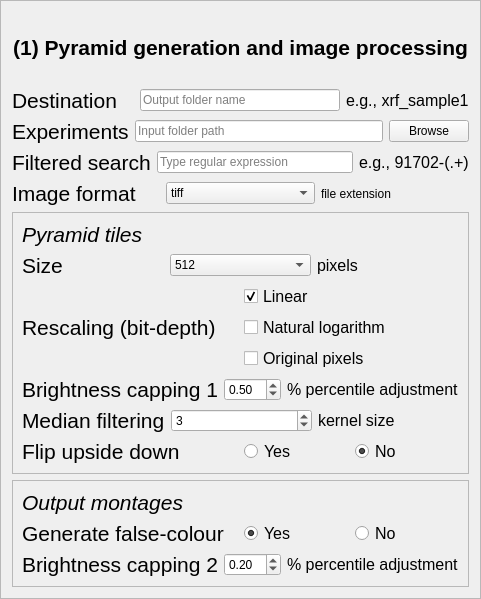
            <widget class="QFrame" name="frame_3">
             <property name="font">
              <font>
               <family>Arial</family>
              </font>
             </property>
             <property name="frameShape">
              <enum>QFrame::StyledPanel</enum>
             </property>
             <property name="frameShadow">
              <enum>QFrame::Raised</enum>
             </property>
             <layout class="QGridLayout" name="gridLayout_3">
              <item row="0" column="0">
               <layout class="QVBoxLayout" name="verticalLayout_2">
                <item>
                 <widget class="QLabel" name="title_1">
                  <property name="sizePolicy">
                   <sizepolicy hsizetype="Preferred" vsizetype="Fixed">
                    <horstretch>0</horstretch>
                    <verstretch>0</verstretch>
                   </sizepolicy>
                  </property>
                  <property name="minimumSize">
                   <size>
                    <width>0</width>
                    <height>70</height>
                   </size>
                  </property>
                  <property name="maximumSize">
                   <size>
                    <width>16777215</width>
                    <height>16777215</height>
                   </size>
                  </property>
                  <property name="font">
                   <font>
                    <family>Arial</family>
                    <pointsize>16</pointsize>
                    <italic>false</italic>
                    <bold>true</bold>
                    <underline>false</underline>
                   </font>
                  </property>
                  <property name="text">
                   <string>(1) Pyramid generation and image processing</string>
                  </property>
                  <property name="alignment">
                   <set>Qt::AlignCenter</set>
                  </property>
                  <property name="wordWrap">
                   <bool>true</bool>
                  </property>
                 </widget>
                </item>
                <item>
                 <layout class="QHBoxLayout" name="horizontalLayout_26">
                  <item>
                   <widget class="QLabel" name="label_2">
                    <property name="font">
                     <font>
                      <family>Arial</family>
                      <pointsize>16</pointsize>
                     </font>
                    </property>
                    <property name="text">
                     <string>Destination</string>
                    </property>
                   </widget>
                  </item>
                  <item>
                   <widget class="QLineEdit" name="lineEdit_7">
                    <property name="maximumSize">
                     <size>
                      <width>200</width>
                      <height>16777215</height>
                     </size>
                    </property>
                    <property name="font">
                     <font>
                      <family>Arial</family>
                     </font>
                    </property>
                    <property name="inputMask">
                     <string/>
                    </property>
                    <property name="text">
                     <string/>
                    </property>
                    <property name="placeholderText">
                     <string>Output folder name</string>
                    </property>
                   </widget>
                  </item>
                  <item>
                   <widget class="QLabel" name="label_45">
                    <property name="font">
                     <font>
                      <family>Arial</family>
                      <pointsize>12</pointsize>
                     </font>
                    </property>
                    <property name="text">
                     <string>e.g., xrf_sample1</string>
                    </property>
                    <property name="wordWrap">
                     <bool>true</bool>
                    </property>
                   </widget>
                  </item>
                 </layout>
                </item>
                <item>
                 <layout class="QHBoxLayout" name="horizontalLayout_25">
                  <item>
                   <widget class="QLabel" name="label">
                    <property name="font">
                     <font>
                      <family>Arial</family>
                      <pointsize>16</pointsize>
                     </font>
                    </property>
                    <property name="text">
                     <string>Experiments</string>
                    </property>
                   </widget>
                  </item>
                  <item>
                   <widget class="QLineEdit" name="lineEdit_6">
                    <property name="font">
                     <font>
                      <family>Arial</family>
                     </font>
                    </property>
                    <property name="text">
                     <string/>
                    </property>
                    <property name="placeholderText">
                     <string>Input folder path</string>
                    </property>
                   </widget>
                  </item>
                  <item>
                   <widget class="QPushButton" name="pushButton">
                    <property name="font">
                     <font>
                      <family>Arial</family>
                     </font>
                    </property>
                    <property name="text">
                     <string>Browse</string>
                    </property>
                   </widget>
                  </item>
                 </layout>
                </item>
                <item>
                 <layout class="QHBoxLayout" name="horizontalLayout_24">
                  <item>
                   <widget class="QLabel" name="label_3">
                    <property name="font">
                     <font>
                      <family>Arial</family>
                      <pointsize>16</pointsize>
                     </font>
                    </property>
                    <property name="text">
                     <string>Filtered search</string>
                    </property>
                   </widget>
                  </item>
                  <item>
                   <widget class="QLineEdit" name="lineEdit_5">
                    <property name="font">
                     <font>
                      <family>Arial</family>
                     </font>
                    </property>
                    <property name="text">
                     <string/>
                    </property>
                    <property name="placeholderText">
                     <string>Type regular expression</string>
                    </property>
                   </widget>
                  </item>
                  <item>
                   <widget class="QLabel" name="label_38">
                    <property name="font">
                     <font>
                      <family>Arial</family>
                      <pointsize>12</pointsize>
                     </font>
                    </property>
                    <property name="text">
                     <string>e.g., 91702-(.+)</string>
                    </property>
                    <property name="textInteractionFlags">
                     <set>Qt::LinksAccessibleByMouse|Qt::TextSelectableByMouse</set>
                    </property>
                   </widget>
                  </item>
                 </layout>
                </item>
                <item>
                 <layout class="QHBoxLayout" name="horizontalLayout_23">
                  <item>
                   <widget class="QLabel" name="label_4">
                    <property name="font">
                     <font>
                      <family>Arial</family>
                      <pointsize>16</pointsize>
                     </font>
                    </property>
                    <property name="text">
                     <string>Image format</string>
                    </property>
                   </widget>
                  </item>
                  <item>
                   <widget class="QComboBox" name="comboBox_2">
                    <property name="maximumSize">
                     <size>
                      <width>200</width>
                      <height>16777215</height>
                     </size>
                    </property>
                    <property name="font">
                     <font>
                      <family>Arial</family>
                     </font>
                    </property>
                    <item>
                     <property name="text">
                      <string>tiff</string>
                     </property>
                    </item>
                    <item>
                     <property name="text">
                      <string>tif</string>
                     </property>
                    </item>
                    <item>
                     <property name="text">
                      <string>png</string>
                     </property>
                    </item>
                    <item>
                     <property name="text">
                      <string>jpeg</string>
                     </property>
                    </item>
                   </widget>
                  </item>
                  <item>
                   <widget class="QLabel" name="label_27">
                    <property name="font">
                     <font>
                      <family>Arial</family>
                     </font>
                    </property>
                    <property name="text">
                     <string>file extension</string>
                    </property>
                   </widget>
                  </item>
                 </layout>
                </item>
               </layout>
              </item>
              <item row="3" column="0">
               <widget class="QFrame" name="frame_8">
                <property name="maximumSize">
                 <size>
                  <width>16777215</width>
                  <height>150</height>
                 </size>
                </property>
                <property name="font">
                 <font>
                  <family>Arial</family>
                 </font>
                </property>
                <property name="frameShape">
                 <enum>QFrame::StyledPanel</enum>
                </property>
                <property name="frameShadow">
                 <enum>QFrame::Raised</enum>
                </property>
                <layout class="QGridLayout" name="gridLayout_9">
                 <item row="1" column="0">
                  <layout class="QVBoxLayout" name="verticalLayout_6">
                   <item>
                    <widget class="QLabel" name="label_58">
                     <property name="font">
                      <font>
                       <family>Arial</family>
                       <pointsize>16</pointsize>
                       <italic>true</italic>
                      </font>
                     </property>
                     <property name="text">
                      <string>Output montages</string>
                     </property>
                    </widget>
                   </item>
                   <item>
                    <layout class="QHBoxLayout" name="horizontalLayout_13">
                     <item>
                      <widget class="QLabel" name="label_8">
                       <property name="font">
                        <font>
                         <family>Arial</family>
                         <pointsize>16</pointsize>
                        </font>
                       </property>
                       <property name="text">
                        <string>Generate false-colour</string>
                       </property>
                      </widget>
                     </item>
                     <item>
                      <layout class="QHBoxLayout" name="horizontalLayout_15">
                       <item>
                        <widget class="QRadioButton" name="radioButton">
                         <property name="font">
                          <font>
                           <family>Arial</family>
                           <pointsize>12</pointsize>
                          </font>
                         </property>
                         <property name="text">
                          <string>Yes</string>
                         </property>
                         <property name="checked">
                          <bool>true</bool>
                         </property>
                         <attribute name="buttonGroup">
                          <string notr="true">buttonGroup_2</string>
                         </attribute>
                        </widget>
                       </item>
                       <item>
                        <widget class="QRadioButton" name="radioButton_2">
                         <property name="font">
                          <font>
                           <family>Arial</family>
                           <pointsize>12</pointsize>
                          </font>
                         </property>
                         <property name="text">
                          <string>No</string>
                         </property>
                         <attribute name="buttonGroup">
                          <string notr="true">buttonGroup_2</string>
                         </attribute>
                        </widget>
                       </item>
                      </layout>
                     </item>
                    </layout>
                   </item>
                   <item>
                    <layout class="QHBoxLayout" name="horizontalLayout_28">
                     <item>
                      <widget class="QLabel" name="label_18">
                       <property name="font">
                        <font>
                         <family>Arial</family>
                         <pointsize>16</pointsize>
                        </font>
                       </property>
                       <property name="text">
                        <string>Brightness capping 2</string>
                       </property>
                       <property name="wordWrap">
                        <bool>true</bool>
                       </property>
                      </widget>
                     </item>
                     <item>
                      <widget class="QDoubleSpinBox" name="doubleSpinBox_3">
                       <property name="font">
                        <font>
                         <family>Arial</family>
                        </font>
                       </property>
                       <property name="maximum">
                        <double>50.000000000000000</double>
                       </property>
                       <property name="singleStep">
                        <double>0.010000000000000</double>
                       </property>
                       <property name="value">
                        <double>0.200000000000000</double>
                       </property>
                      </widget>
                     </item>
                     <item>
                      <widget class="QLabel" name="label_42">
                       <property name="font">
                        <font>
                         <family>Arial</family>
                         <pointsize>12</pointsize>
                        </font>
                       </property>
                       <property name="text">
                        <string>% percentile adjustment</string>
                       </property>
                       <property name="wordWrap">
                        <bool>true</bool>
                       </property>
                      </widget>
                     </item>
                    </layout>
                   </item>
                  </layout>
                 </item>
                </layout>
               </widget>
              </item>
              <item row="2" column="0">
               <widget class="QFrame" name="frame_2">
                <property name="font">
                 <font>
                  <family>Arial</family>
                 </font>
                </property>
                <property name="frameShape">
                 <enum>QFrame::StyledPanel</enum>
                </property>
                <property name="frameShadow">
                 <enum>QFrame::Raised</enum>
                </property>
                <layout class="QGridLayout" name="gridLayout_6">
                 <item row="1" column="0">
                  <layout class="QVBoxLayout" name="verticalLayout_15">
                   <item>
                    <widget class="QLabel" name="label_56">
                     <property name="font">
                      <font>
                       <family>Arial</family>
                       <pointsize>16</pointsize>
                       <italic>true</italic>
                      </font>
                     </property>
                     <property name="text">
                      <string>Pyramid tiles</string>
                     </property>
                    </widget>
                   </item>
                   <item>
                    <layout class="QHBoxLayout" name="horizontalLayout_2">
                     <item>
                      <widget class="QLabel" name="label_55">
                       <property name="font">
                        <font>
                         <family>Arial</family>
                         <pointsize>16</pointsize>
                        </font>
                       </property>
                       <property name="text">
                        <string>Size</string>
                       </property>
                      </widget>
                     </item>
                     <item>
                      <widget class="QComboBox" name="comboBox_3">
                       <property name="font">
                        <font>
                         <family>Arial</family>
                        </font>
                       </property>
                       <property name="editable">
                        <bool>false</bool>
                       </property>
                       <property name="currentIndex">
                        <number>2</number>
                       </property>
                       <item>
                        <property name="text">
                         <string>128</string>
                        </property>
                       </item>
                       <item>
                        <property name="text">
                         <string>256</string>
                        </property>
                       </item>
                       <item>
                        <property name="text">
                         <string>512</string>
                        </property>
                       </item>
                       <item>
                        <property name="text">
                         <string>1024</string>
                        </property>
                       </item>
                       <item>
                        <property name="text">
                         <string>2048</string>
                        </property>
                       </item>
                      </widget>
                     </item>
                     <item>
                      <widget class="QLabel" name="label_48">
                       <property name="font">
                        <font>
                         <family>Arial</family>
                         <pointsize>12</pointsize>
                        </font>
                       </property>
                       <property name="text">
                        <string>pixels</string>
                       </property>
                      </widget>
                     </item>
                    </layout>
                   </item>
                   <item>
                    <layout class="QHBoxLayout" name="horizontalLayout_22">
                     <item>
                      <widget class="QLabel" name="label_5">
                       <property name="font">
                        <font>
                         <family>Arial</family>
                         <pointsize>16</pointsize>
                        </font>
                       </property>
                       <property name="text">
                        <string>Rescaling (bit-depth)</string>
                       </property>
                      </widget>
                     </item>
                     <item>
                      <layout class="QVBoxLayout" name="verticalLayout_4">
                       <item>
                        <widget class="QCheckBox" name="checkBox">
                         <property name="font">
                          <font>
                           <family>Arial</family>
                           <pointsize>12</pointsize>
                          </font>
                         </property>
                         <property name="text">
                          <string>Linear</string>
                         </property>
                         <property name="checked">
                          <bool>true</bool>
                         </property>
                        </widget>
                       </item>
                       <item>
                        <widget class="QCheckBox" name="checkBox_2">
                         <property name="font">
                          <font>
                           <family>Arial</family>
                           <pointsize>12</pointsize>
                          </font>
                         </property>
                         <property name="text">
                          <string>Natural logarithm</string>
                         </property>
                         <property name="checked">
                          <bool>false</bool>
                         </property>
                        </widget>
                       </item>
                       <item>
                        <widget class="QCheckBox" name="checkBox_3">
                         <property name="font">
                          <font>
                           <family>Arial</family>
                           <pointsize>12</pointsize>
                          </font>
                         </property>
                         <property name="text">
                          <string>Original pixels</string>
                         </property>
                        </widget>
                       </item>
                      </layout>
                     </item>
                    </layout>
                   </item>
                   <item>
                    <layout class="QHBoxLayout" name="horizontalLayout_21">
                     <item>
                      <widget class="QLabel" name="label_6">
                       <property name="font">
                        <font>
                         <family>Arial</family>
                         <pointsize>16</pointsize>
                        </font>
                       </property>
                       <property name="text">
                        <string>Brightness capping 1</string>
                       </property>
                       <property name="wordWrap">
                        <bool>true</bool>
                       </property>
                      </widget>
                     </item>
                     <item>
                      <widget class="QDoubleSpinBox" name="doubleSpinBox_2">
                       <property name="font">
                        <font>
                         <family>Arial</family>
                        </font>
                       </property>
                       <property name="maximum">
                        <double>20.000000000000000</double>
                       </property>
                       <property name="singleStep">
                        <double>0.100000000000000</double>
                       </property>
                       <property name="value">
                        <double>0.500000000000000</double>
                       </property>
                      </widget>
                     </item>
                     <item>
                      <widget class="QLabel" name="label_40">
                       <property name="font">
                        <font>
                         <family>Arial</family>
                         <pointsize>12</pointsize>
                        </font>
                       </property>
                       <property name="text">
                        <string>% percentile adjustment</string>
                       </property>
                       <property name="wordWrap">
                        <bool>true</bool>
                       </property>
                      </widget>
                     </item>
                    </layout>
                   </item>
                   <item>
                    <layout class="QHBoxLayout" name="horizontalLayout_14">
                     <item>
                      <widget class="QLabel" name="label_7">
                       <property name="font">
                        <font>
                         <family>Arial</family>
                         <pointsize>16</pointsize>
                        </font>
                       </property>
                       <property name="text">
                        <string>Median filtering</string>
                       </property>
                      </widget>
                     </item>
                     <item>
                      <widget class="QSpinBox" name="spinBox_6">
                       <property name="font">
                        <font>
                         <family>Arial</family>
                        </font>
                       </property>
                       <property name="minimum">
                        <number>1</number>
                       </property>
                       <property name="maximum">
                        <number>16</number>
                       </property>
                       <property name="value">
                        <number>3</number>
                       </property>
                      </widget>
                     </item>
                     <item>
                      <widget class="QLabel" name="label_39">
                       <property name="font">
                        <font>
                         <family>Arial</family>
                         <pointsize>12</pointsize>
                        </font>
                       </property>
                       <property name="text">
                        <string>kernel size</string>
                       </property>
                      </widget>
                     </item>
                    </layout>
                   </item>
                   <item>
                    <layout class="QHBoxLayout" name="horizontalLayout_12">
                     <item>
                      <widget class="QLabel" name="label_9">
                       <property name="font">
                        <font>
                         <family>Arial</family>
                         <pointsize>16</pointsize>
                        </font>
                       </property>
                       <property name="text">
                        <string>Flip upside down</string>
                       </property>
                      </widget>
                     </item>
                     <item>
                      <layout class="QHBoxLayout" name="horizontalLayout_16">
                       <item>
                        <widget class="QRadioButton" name="radioButton_4">
                         <property name="font">
                          <font>
                           <family>Arial</family>
                           <pointsize>12</pointsize>
                          </font>
                         </property>
                         <property name="text">
                          <string>Yes</string>
                         </property>
                         <property name="checked">
                          <bool>false</bool>
                         </property>
                         <attribute name="buttonGroup">
                          <string notr="true">buttonGroup</string>
                         </attribute>
                        </widget>
                       </item>
                       <item>
                        <widget class="QRadioButton" name="radioButton_3">
                         <property name="font">
                          <font>
                           <family>Arial</family>
                           <pointsize>12</pointsize>
                          </font>
                         </property>
                         <property name="text">
                          <string>No</string>
                         </property>
                         <property name="checked">
                          <bool>true</bool>
                         </property>
                         <attribute name="buttonGroup">
                          <string notr="true">buttonGroup</string>
                         </attribute>
                        </widget>
                       </item>
                      </layout>
                     </item>
                    </layout>
                   </item>
                  </layout>
                 </item>
                </layout>
               </widget>
              </item>
             </layout>
            </widget>
